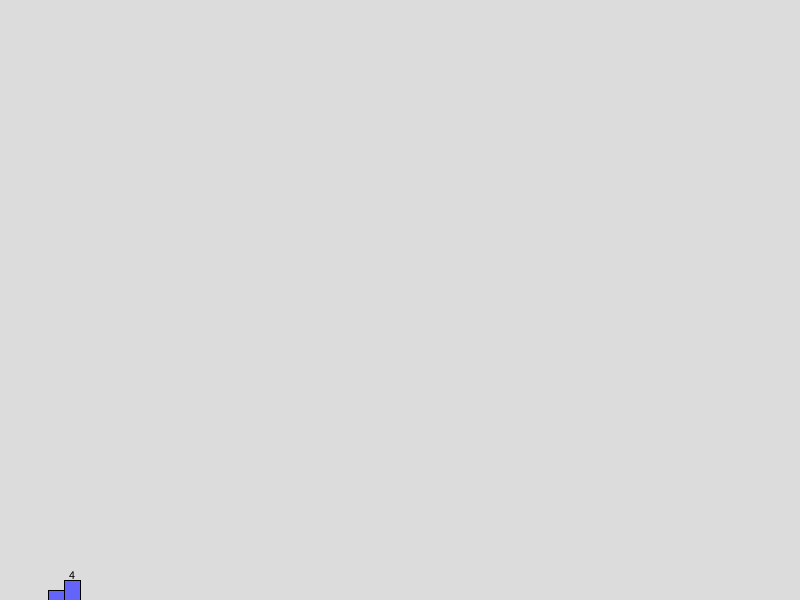
Frame 1 (no input)
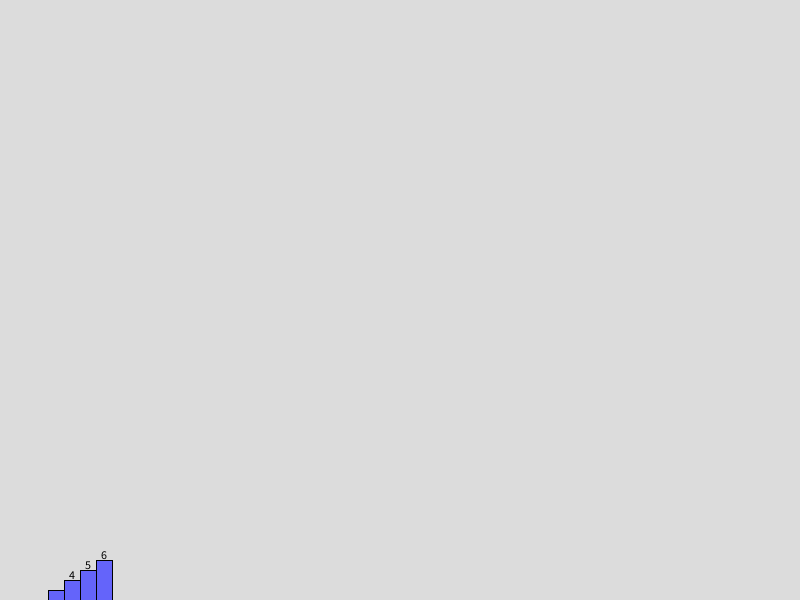
Frame 60 (the mouse pressed at the canvas centre just before this capture)
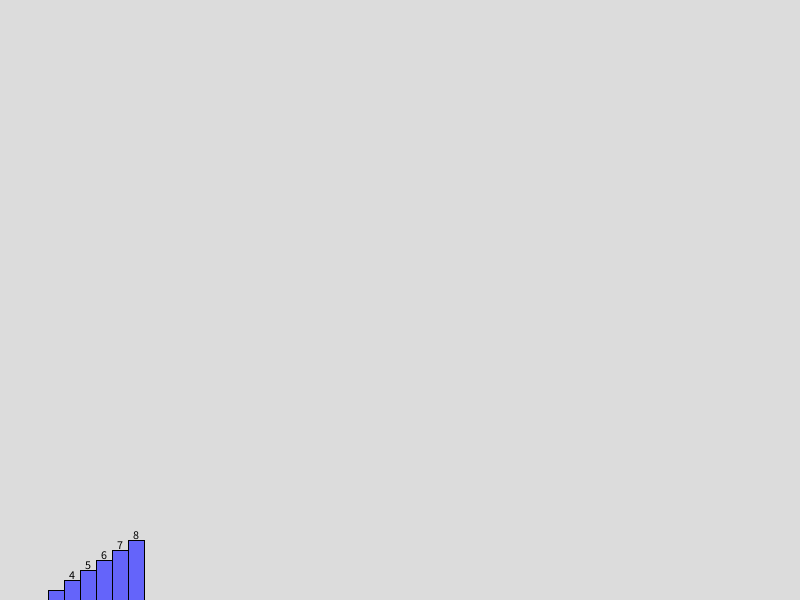
Frame 120 (the mouse held since frame 60 and released just before this capture)

The Processing sketch that drew these frames (run headless with seeded random() and noise(); from frame 60 on, the mouse is pressed at the canvas centre):

// Processing sketch: aula04_complexidade
// ── aula04_complexidade.pde
float[] tempos; 
int nMax = 50; // Quantidade de medições a serem realizadas

void setup() {
  size(800, 600);
  tempos = new float[nMax];
  thread("medir");
}

void draw() {
  background(220);
  int l = width / nMax;
  for (int n = 0; n < nMax; n++) {
    int h = int(tempos[n]*100);
    fill(100, 100, 250);
    rect(n * l, height - h, l, h);
    fill(0);
    textAlign(CENTER);
    text(str(n), n * l, height - h - 10, l, h);
    //print(str(tempos[n])+",");
    
    if(int(mouseX/l) == n && mouseY > height - h)
      text(str(tempos[n]), width/2, height/2);
  }
  
}

void medir() {
  for (int n = 0; n < nMax; n++) {
    long inicio = millis();
    
    fib2(n);
    
    long fim = millis(); 
    tempos[n] = (fim - inicio)/1000.0;
  }

}


void O1(int n) {
  delay(100);
}

void Ologn(int n){
  for(int i = n; i >= 1; i /= 2) delay(100);
}

void Onlogn(int n){
  for(int k = 0; k < n; k++)
    for(int i = n; i >= 1; i /= 2) 
      delay(10);
}

void On(int n){
  for(int i = 0; i < n; i++) delay(100);
}

void On2(int n){
  for(int i = 0; i < n; i++) 
    for(int j = 0; j < n; j++)
      delay(1);
}

void On3(int n){
  for(int i = 0; i < n; i++) 
    for(int j = 0; j < n; j++)
      for(int k = 0; k < n; k++)
        delay(1);
}

int fib(int n){
   if(n < 2) return 1;
   return fib(n-1)+fib(n-2);
}

int fib2(int n){
   if(n < 2) return 1;
   
   int[] f = new int[n];
   f[0] = 1;
   f[1] = 1;
   for(int i = 2; i < n; i++){
     f[i] = f[i-1]+f[i-2];
     delay(100);
   }
   
   return f[n-1] + f[n-2];
}
  
